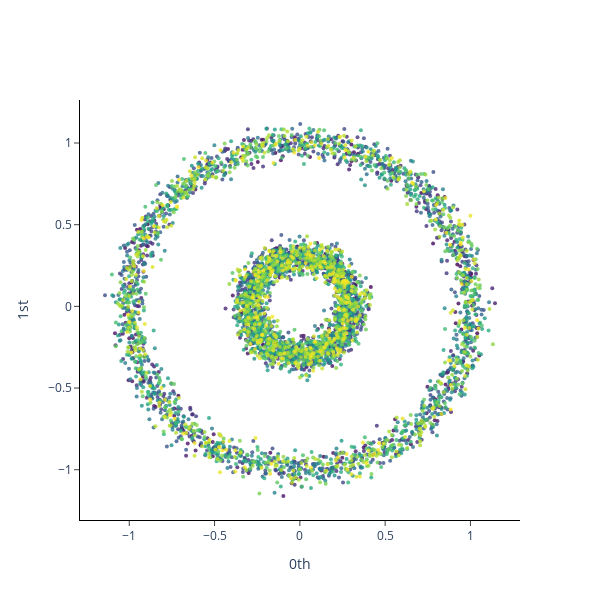

The code cell stored with this chart in its notebook:
### Code cell
data, _ = datasets.make_circles(n_samples=5000, noise=0.05, factor=0.3, random_state=42)

plot_point_cloud(data)

### Figure 1 — Plotly figure (JSON) as saved in the notebook; plotly's stock layout.template omitted (floating-point values rounded to 4 significant figures; data arrays with more than 128 entries replaced by an {"elided": "..."} marker saying what was removed)
{"data": [{"marker": {"color": {"elided": "5000 int values"}, "colorscale": [[0, "#440154"], [0.1111, "#482878"], [0.2222, "#3e4989"], [0.3333, "#31688e"], [0.4444, "#26828e"], [0.5556, "#1f9e89"], [0.6667, "#35b779"], [0.7778, "#6ece58"], [0.8889, "#b5de2b"], [1, "#fde725"]], "opacity": 0.8, "size": 4}, "mode": "markers", "type": "scatter", "x": {"elided": "5000 float values"}, "y": {"elided": "5000 float values"}}], "layout": {"height": 600, "plot_bgcolor": "white", "width": 600, "xaxis": {"anchor": "x", "exponentformat": "e", "linecolor": "black", "linewidth": 1, "mirror": false, "showexponent": "all", "showline": true, "side": "bottom", "ticks": "outside", "title": {"text": "0th"}, "type": "linear", "zeroline": true}, "yaxis": {"anchor": "y", "exponentformat": "e", "linecolor": "black", "linewidth": 1, "mirror": false, "showexponent": "all", "showline": true, "side": "left", "ticks": "outside", "title": {"text": "1st"}, "type": "linear", "zeroline": true}}}
